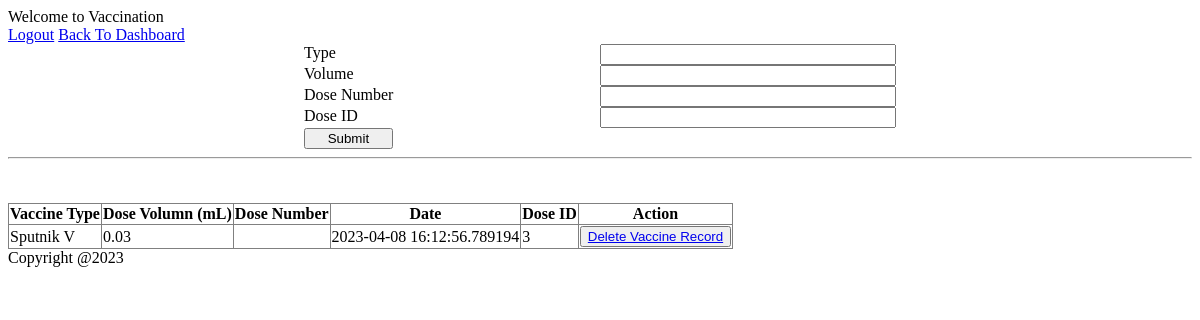
Screenshot of /vaccine-record/1 with the database file from the repository.
### app/models.py (models this page shows)
class Vaccine_Dose(db.Model):
    id = db.Column(db.Integer, primary_key=True)
    type = db.Column(db.String(120), nullable=False)
    volume = db.Column(db.Integer, nullable=False)
    dose_no = db.Column(db.Integer, nullable=False)
    dose_id = db.Column(db.String(6), nullable=False)
    dose_dte = db.Column(db.DateTime(timezone=True), default=datetime.now)
    patient_id = db.Column(db.Integer, db.ForeignKey('patient.id'))

### app/views.py (the view)
@app.route('/vaccine-record/<patient_id>', methods=['GET', 'POST'])
def vaccine_record(patient_id):
    if not patient_id:
        return redirect(url_for('patients'))
    else:
        patient = Patient.query.filter_by(id=patient_id).first()
        if patient:
            vaccine_doses = Vaccine_Dose.query.filter_by(patient_id=patient_id)
            return render_template('vaccine_record.html', vaccine_doses=vaccine_doses, patient_id=patient_id)

### app/templates/vaccine_record.html (shortened to what this page needs)
{% extends "base.html" %}
{% block head %}
    {{ super() }}
    <link rel="stylesheet" href="{{url_for('static', filename='css/vaccine_dose.css')}}">
{% endblock %}
{% block content %}
    <a href= "{{ url_for('logout_doctor') }}" >Logout</a>
    <a href= "{{ url_for('index') }}" >Back To Dashboard</a>
    <form name="vaccine-dose-registration-form" action="{{ url_for('add_vaccine_record', patient_id=patient_id) }}" method="POST" >
        <label>Type </label>
        <input list="vaccine-types" name="type" required>
        <label>Volume</label>
        <input type="number" name="volume" step=".01" required>
        <label>Dose Number </label>
        <input type="number" name="dose-number" required>
        <label>Dose ID </label>
        <input type="number" name="dose-id" required>
        <input type="submit">
    </form>
    <hr>
    <br>
    <br>
    <div id="patient-list" >
        <table border="1px" style="border-collapse:collapse;">
            <tr>
                <th>Vaccine Type</th>
                <th>Dose Volumn (mL)</th>
                <th>Dose Number</th>
                <th>Date</th>
                <th>Dose ID</th>
                <th>Action</th>
            </tr>
            {% for vaccine_dose in vaccine_doses %}
                <tr>
                    <td>{{vaccine_dose.type}}</td>
                    <td>{{vaccine_dose.volume}}</td>
                    <td>{{vaccine_dose.dose_number}}</td>
                    <td>{{vaccine_dose.dose_dte}}</td>
                    <td>{{vaccine_dose.dose_id}}</td>
                    <td><button><a href="{{url_for('delete_vaccine_record', patient_id=patient_id, vaccine_id=vaccine_dose.id)}}">Delete Vaccine Record</a></button></td>
                </tr>
            {% endfor %}
        </table>
    </div>
{% endblock %}

### app/static/css/style.css (style rules this page uses)
form { display: grid; grid-template-rows: repeat(4, 1fr); grid-template-columns: 1fr 1fr 1fr 1fr; }
form > label { grid-column: 2; }
form > input { grid-column: 3; }
form > input[type=submit] { grid-column: 2; width: 30%; }

### rows the page displays
Vaccine_Dose: type "Sputnik V", volume "0.03", dose_dte "2023-04-08 16:12:56.789194", dose_id "3"
